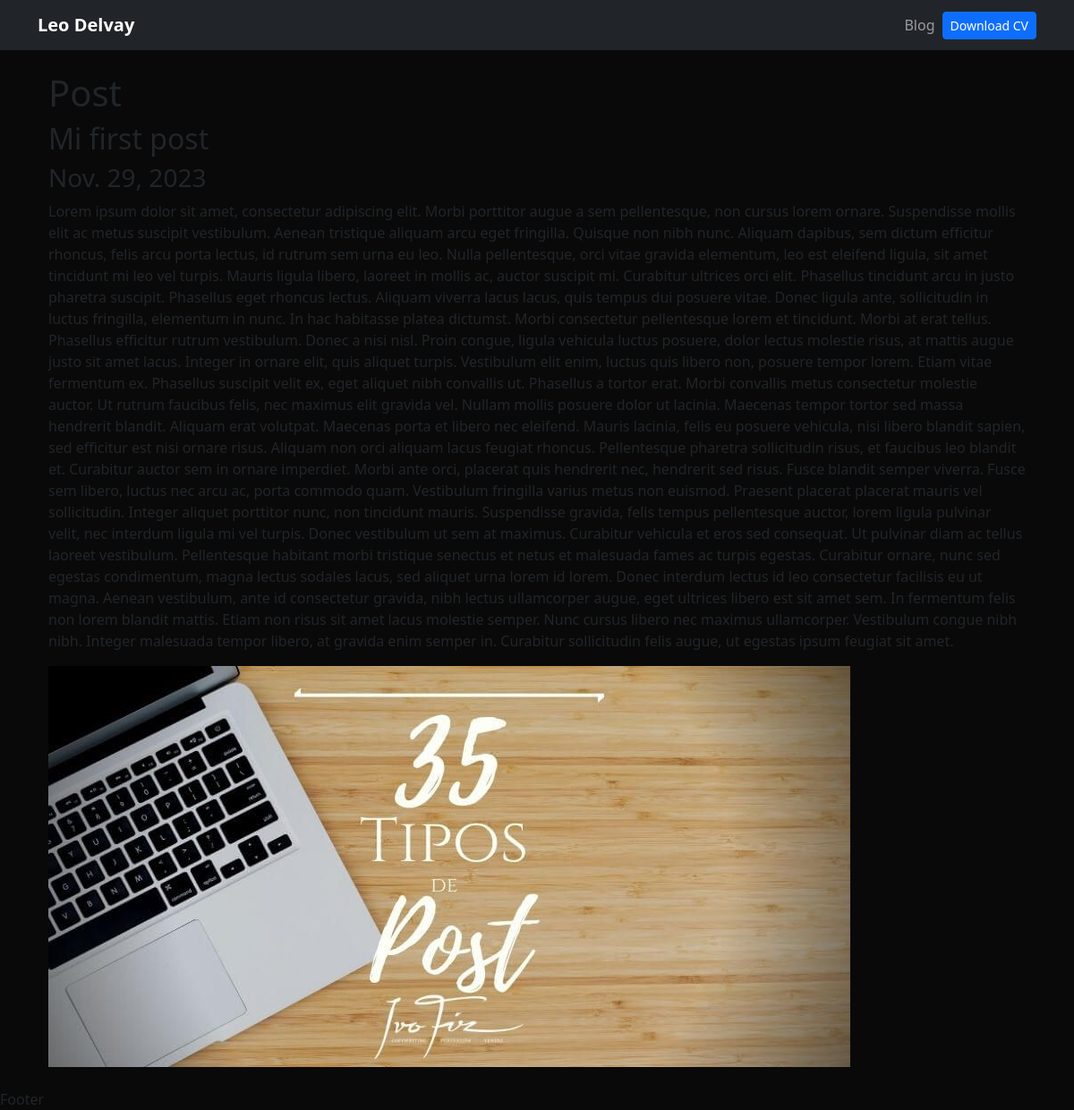
The page /blog/1 on the database its author committed.
### blog/models.py (models this page shows)
class Post(models.Model):
    title = models.CharField(max_length=100)
    description = models.TextField()
    image = models.ImageField(upload_to="blog/images")
    date = models.DateField(datetime.date.today)

### blog/views.py (the view)
# urls.py: path('<int:post_id>', post_detail, name="post_detail")
def post_detail(request, post_id):
    post = get_object_or_404(Post, pk=post_id)
    return render(request, 'post_detail.html', {"post":post})

### blog/templates/post_detail.html
{% extends 'layout.html' %}
{% block content %}
<h1>Post</h1>
<h2>{{post.title}}</h2>
<h3>{{post.date}}</h3>
<p>{{post.description}}</p>
<img src="{{post.image.url}}" alt="{{post.title}}"/>
{% endblock %}

### portfolio/static/main.css (style rules this page uses)
body { background:#090909 ; }

### rows shown on the page
Post: title "Mi first post", date "Nov. 29, 2023", description "Lorem ipsum dolor sit amet, consectetur adipiscing elit. Morbi porttitor augue a sem pellentesque, non cursus lorem ornare. Suspendisse mollis elit ac metus suscipit vestibulum. Aenean tristique aliquam arcu eget fringilla. Quisque non nibh nunc. Aliquam dapibus, sem dictum efficitur rhoncus, felis arcu porta lectus, id rutrum sem urna eu leo. Nulla pellentesque, orci vitae gravida elementum, leo est eleifend ligula, sit amet tincidunt mi leo vel turpis. Mauris ligula libero, laoreet in mollis ac, auctor suscipit mi. Curabitur ultrices orci elit. Phasellus tincidunt arcu in justo pharetra suscipit. Phasellus eget rhoncus lectus. Aliquam viverra lacus lacus, quis tempus dui posuere vitae.…", image (picture)
